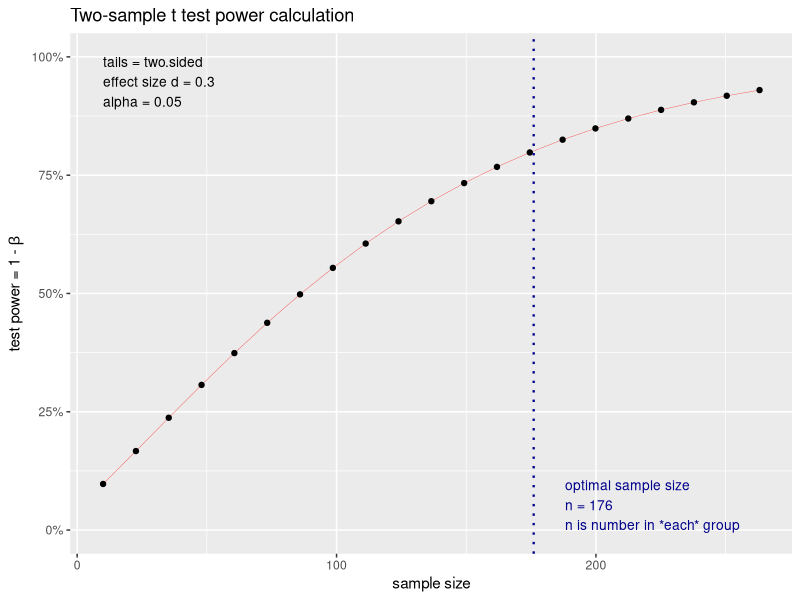

Here is the R script that generated this plot: (Note: this script raises an error after producing the figure.)
install.packages("pwr")
library("pwr")

t_power <- pwr.t.test(n =, d = 0.3, sig.level = 0.05, power = 0.8, type = "two.sample")
ttest_power <-pwr.t.test(n = , d = 0.3 , sig.level = 0.05, power = 0.8, type = "two.sample")

plot(t_power)
exercise3 <- pwr.t.test(n=50,d=,sig.level = 0.05,power=0.8,type ="two.sample",alternative = "two.sided" )

excercise4 <- pwr.t.test(n = 50, d = 0.3,sig.level= 0.05,type="two.sample",alternative="two.sided")

sample_sizes = seq(10,500,by=10)
excercise5<- power.t.test(n= sample_sizes,d=0.3,sig.level = 0.05,power=,type= "two.sample",alternative = "two.sided")
plot(excercise5)

effect_sizes=seq(0,3,by=0.3)
excercise6<-pwr.t.test(n=100,d=effect_sizes,sig.level = 0.05,power=,type= "two.sample",alternative="two.sided")
plot(excercise6)
